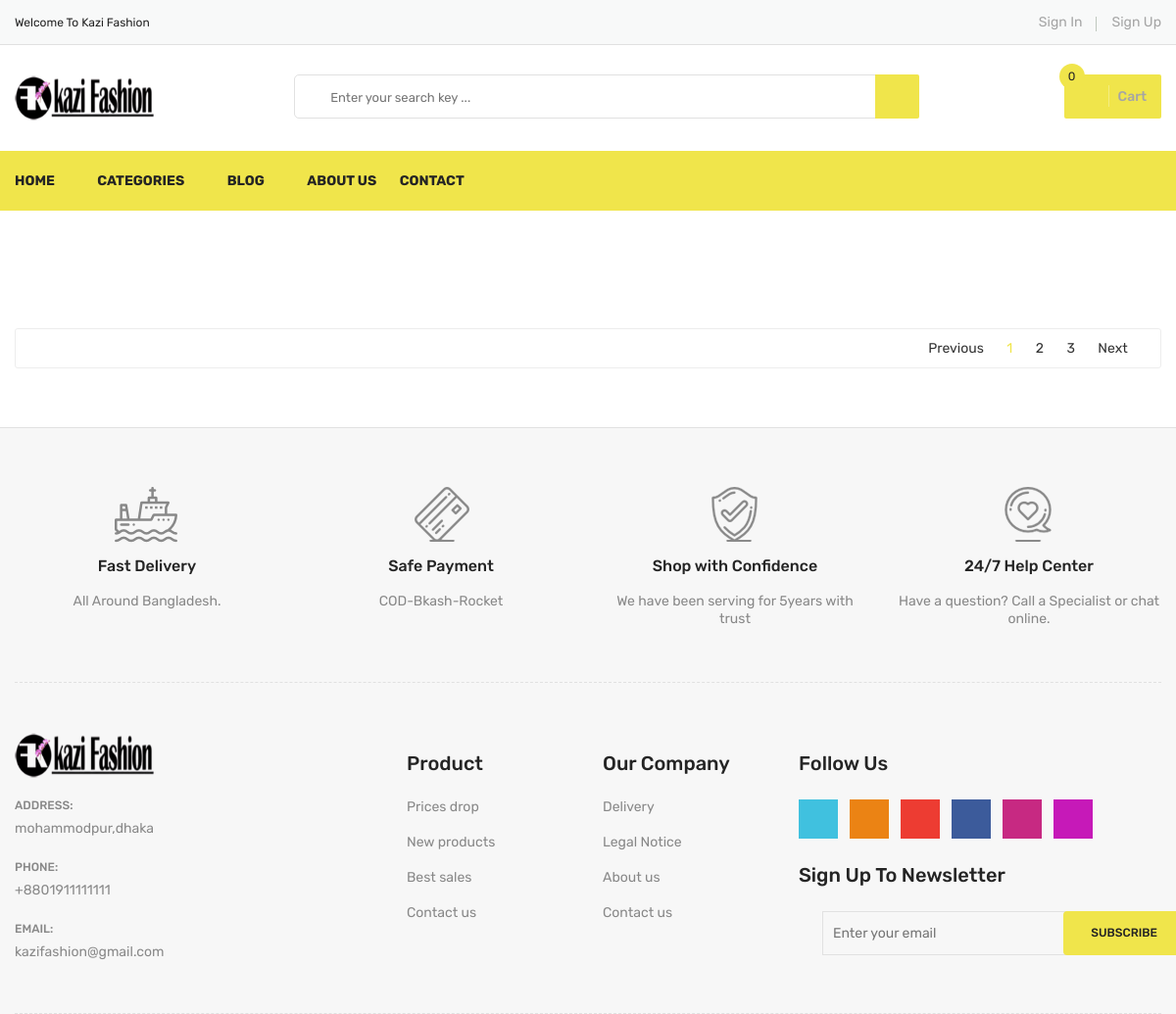
/products/category/2/, run on an earlier commit of the app's database.
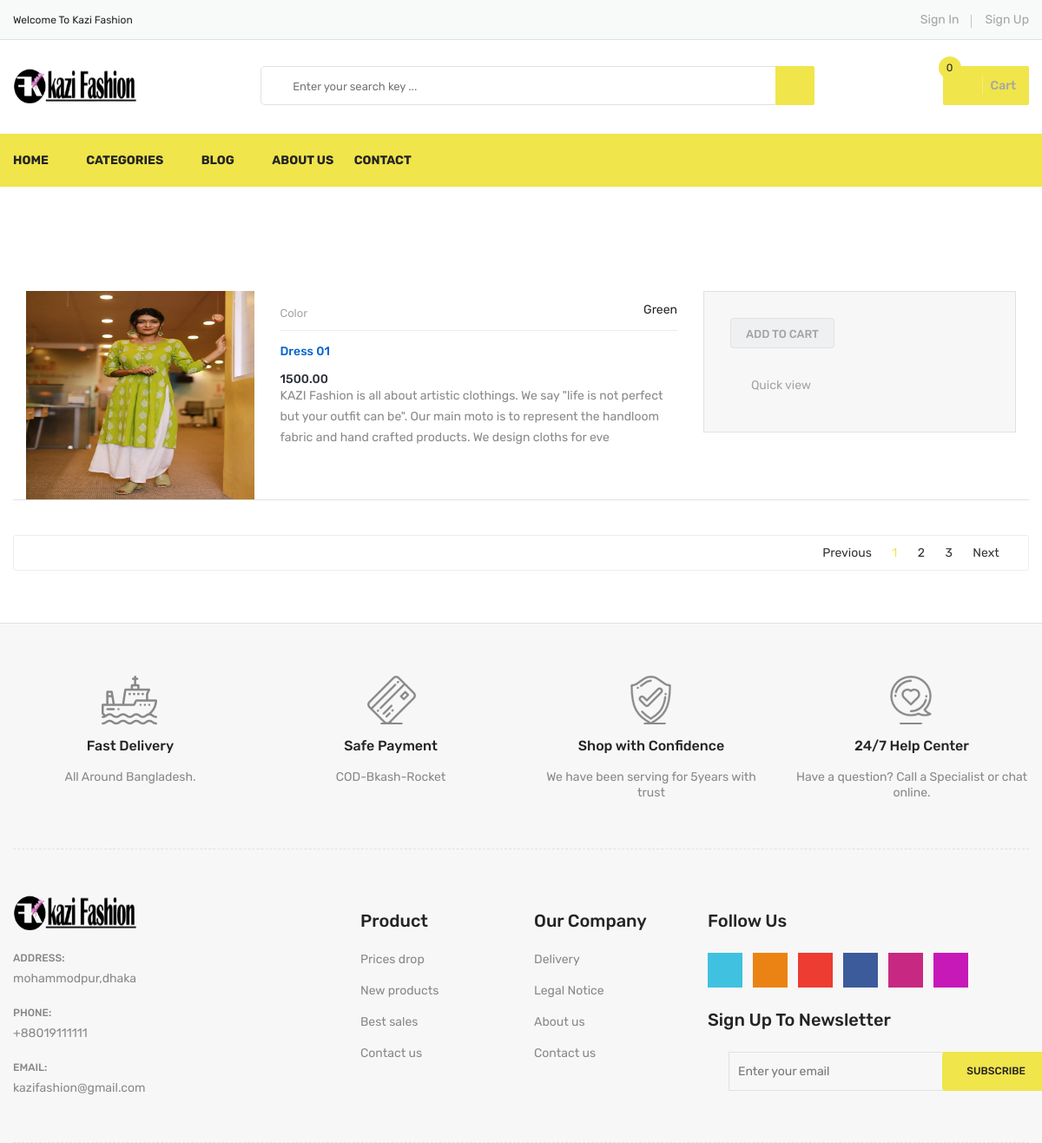
And on a later commit of the database.
### SiteSettings/models.py (models this page shows, shortened)
class Setting(models.Model):
    siteTitle = models.CharField(max_length=30)
    sitePhone = models.IntegerField()
    siteLogo = models.ImageField(blank=True, upload_to='siteImages/')
    siteEmail = models.EmailField()
    siteAddress = models.CharField(max_length=250)
    siteAbout = models.TextField(blank=True, null=True)
    status = models.BooleanField(default=False)

### store/models.py (models this page shows, shortened)
class Product(models.Model):
    name = models.CharField(max_length=200)
    new_price = models.DecimalField(decimal_places=2, max_digits=10, default=0)
    old_price = models.DecimalField(decimal_places=2, max_digits=10, default=0)
    category = models.ForeignKey(Category, on_delete=models.CASCADE)
    color = models.CharField(max_length=20, blank=True, null=True)
    description = models.CharField(
        max_length=200, default='', null=True, blank=True)
    image = models.ImageField(blank=True, upload_to='products/')
    status = models.BooleanField(default=True)
    created_at = models.DateTimeField(auto_now_add=True)
    updated_at = models.DateTimeField(auto_now=True)
    def image_tag(self):
        return mark_safe('<img src="{}" heights ="50" width="40" />'.format(self.image.url))
    image_tag.short_description = 'Image'

### store/views.py (the view)
# urls.py: path('category/<int:id>/', category_products, name='category'),
def category_products(request, id):
    categories = Category.objects.all()
    products = Product.objects.filter(category_id=id)
    setting = Setting.objects.get(id=1)
    context = {
        'products': products,
        'categories': categories,
        'setting': setting,
    }
    return render(request, 'category.html', context)

### store/templates/category.html (shortened to what this page needs)
{% extends 'base.html' %} {% load static %}
{% block mainbody %}
<div class="content-wraper pt-60 pb-60">
    <div class="container">
        {% for product in products %}
        <div id="list-view" class="tab-pane fade product-list-view active show" role="tabpanel">
            <div class="row">
                <div class="col">
                    <div class="row product-layout-list">
                        <div class="col-lg-3 col-md-5 ">
                            <div class="product-image">
                                <a href="#">
                                    <img src="{{ product.image.url}}" alt="Li's Product Image">
                                </a>
                            </div>
                        </div>
                        <div class="col-lg-5 col-md-7">
                            <div class="product_desc">
                                <div class="product_desc_info">
                                    <div class="product-review">
                                        <h5 class="manufacturer">
                                            <a href="#">Color</a>
                                        </h5>
                                        <div class="rating-box">
                                            <li>{{product.color}}</li>
                                        </div>
                                    </div>
                                    <h4><a class="product_name" href="#">{{product.name}}</a></h4>
                                    <div class="price-box">
                                        <span class="new-price">{{product.new_price}}</span>
                                    </div>
                                    <p>
                                        {{product.description}}
                                    </p>
                                </div>
                            </div>
                        </div>
                        <div class="col-lg-4">
                            <div class="shop-add-action mb-xs-30">
                                <ul class="add-actions-link">
                                    <li class="add-cart cart"><a href="{% url 'addtoshopcart' product.id  %}">Add to cart</a></li>
                                    <li><a class="quick-view" href="{% url 'detail' product.id %}"><i class="fa fa-eye"></i>Quick view</a></li>
                                </ul>
                            </div>
                        </div>
                    </div>
                </div>
            </div>
        </div>
        {% endfor %}
        <div class="paginatoin-area">
            <div class="row">
                <div class="col-lg-12 col-md-12">
                    <ul class="pagination-box">
                        <li><a href="#" class="Previous"><i class="fa fa-chevron-left"></i> Previous</a>
                        </li>
                        <li class="active"><a href="#">1</a></li>
                        <li><a href="#">2</a></li>
                        <li><a href="#">3</a></li>
                        <li>
                            <a href="#" class="Next"> Next <i class="fa fa-chevron-right"></i></a>
                        </li>
                    </ul>
                </div>
            </div>
        </div>
    </div>
</div>
{% endblock %}

### templates/header.html (shortened to what this page needs)
{% load static %}
<header>
    <div class="header-top">
        <div class="container">
            <div class="row">
                <div class="col-lg-3 col-md-4">
                    <div class="header-top-left">
                        <ul class="phone-wrap">
                            <li><span>Welcome To Kazi Fashion</span></li>
                        </ul>
                    </div>
                </div>
                <div class="col-lg-9 col-md-8">
                    <div class="header-top-right">
                        <ul class="ht-menu">
                            {% if user.is_authenticated %}
                            <li>
                                <a href="#">{{user.username}}</a></li>
                            {% if user.is_admin %}
                            <li>
                                <a href="{% url 'admin:index' %}">Admin Panel</a></li>
                            {% endif %}
                            <li>
                                <a href="{% url 'logout' %}">Logout</a></li>
                            {% else %}
                            <li>
                                <a href="{% url 'login' %}">Sign In</a></li>
                            <li>
                                <a href="{% url 'register' %}">Sign Up</a></li>
                            {% endif %}
                        </ul>
                    </div>
                </div>
            </div>
        </div>
    </div>
    <div class="header-middle pl-sm-0 pr-sm-0 pl-xs-0 pr-xs-0">
        <div class="container">
            <div class="row">
                <div class="col-lg-3">
                    <div class="logo pb-sm-30 pb-xs-30">
                        <a href="/">
                            <img id='logo' src="{{ setting.siteLogo.url }}" alt="Logo">
                        </a>
                    </div>
                </div>
                <div class="col-lg-9 pl-0 ml-sm-15 ml-xs-15">
                    <form action="{% url 'search' %}" method="GET" class="hm-searchbox">
                        <input type="text" name="search_term" value="{{search_term}}" placeholder=" Enter your search key ... ">
                        <button class="li-btn " type="submit "><i class="fa fa-search "></i></button>
                    </form>
                    <div class="header-middle-right ">
                        <ul class="hm-menu ">
                            <li class="hm-minicart ">
                                <div class="hm-minicart-trig">
                                    <a href="{% url 'checkout' %}">
                                        <span class="item-text ">Cart
                                    <span class="cart-item-count" id="cart">0</span>
                                        </span>
                                    </a>
                                </div>
                    </div>
                </div>
            </div>
        </div>
    </div>
    </div>
    <div class="header-bottom header-sticky d-none d-lg-block d-xl-block ">
        <div class="container ">
            <div class="row ">
                <div class="col-lg-12 ">
                    <div class="hb-menu ">
                        <nav>
                            <ul>
                                <li><a href="{%url 'home' %} ">Home</a></li>
                                <li class="megamenu-holder "><a href="# ">Categories</a>
                                </li>
                                <li><a href="{%url 'blog' %} ">Blog</a></li>
                                <li><a href="{%url 'about' %} ">About Us</a></li>
                                <li><a href="{%url 'contact' %} ">Contact</a></li>
                            </ul>
                        </nav>
                    </div>
                </div>
            </div>
        </div>
    </div>

### templates/footer.html (shortened to what the changed rows need)
{% load static %}
<div class="footer">
    <div class="footer-static-top">
        <div class="container">
            <div class="footer-shipping pt-60 pb-55 pb-xs-25">
                <div class="row">
                    <div class="col-lg-3 col-md-6 col-sm-6 pb-sm-55 pb-xs-55">
                        <div class="li-shipping-inner-box">
                            <div class="shipping-text">
                                <h2>Fast Delivery</h2>
                            </div>
                        </div>
                    </div>
                    <div class="col-lg-3 col-md-6 col-sm-6 pb-sm-55 pb-xs-55">
                        <div class="li-shipping-inner-box">
                            <div class="shipping-text">
                                <h2>Safe Payment</h2>
                            </div>
                        </div>
                    </div>
                    <div class="col-lg-3 col-md-6 col-sm-6 pb-xs-30">
                        <div class="li-shipping-inner-box">
                            <div class="shipping-text">
                                <h2>Shop with Confidence</h2>
                            </div>
                        </div>
                    </div>
                    <div class="col-lg-3 col-md-6 col-sm-6 pb-xs-30">
                        <div class="li-shipping-inner-box">
                            <div class="shipping-text">
                                <h2>24/7 Help Center</h2>
                            </div>
                        </div>
                    </div>
                </div>
            </div>
        </div>
    </div>
    <div class="footer-static-middle">
        <div class="container">
            <div class="footer-logo-wrap pt-50 pb-35">
                <div class="row">
                    <div class="col-lg-4 col-md-6">
                        <div class="footer-logo">
                            <img id='logo' src="{{ setting.siteLogo.url }}" alt="Footer Logo">
                        </div>
                        <ul class="des">
                            <li>
                                <span>Address: </span>
                                <p>{{setting.siteAddress}}</p>
                            </li>
                            <li>
                                <span>Phone: </span>
                                <p>+880{{setting.sitePhone}}</p>
                            </li>
                            <li>
                                <span>Email: </span>
                                <p>{{setting.siteEmail}}</p>
                            </li>
                        </ul>
                    </div>
                </div>
            </div>
        </div>
    </div>
</div>

What changed in the data, as far as the page shows it:
changed Setting "mohammodpur,dhaka": siteLogo: a different picture; sitePhone "1911111111" → "19111111"
now on this page (row edited): Product: image (picture), color "Green", name "Dress 01", new_price "1500.00", description "KAZI Fashion is all about artistic clothings. We say \"life is not perfect but your outfit can be\". Our main moto is to represent the handloom fabric and hand crafted products. We design cloths for eve"
